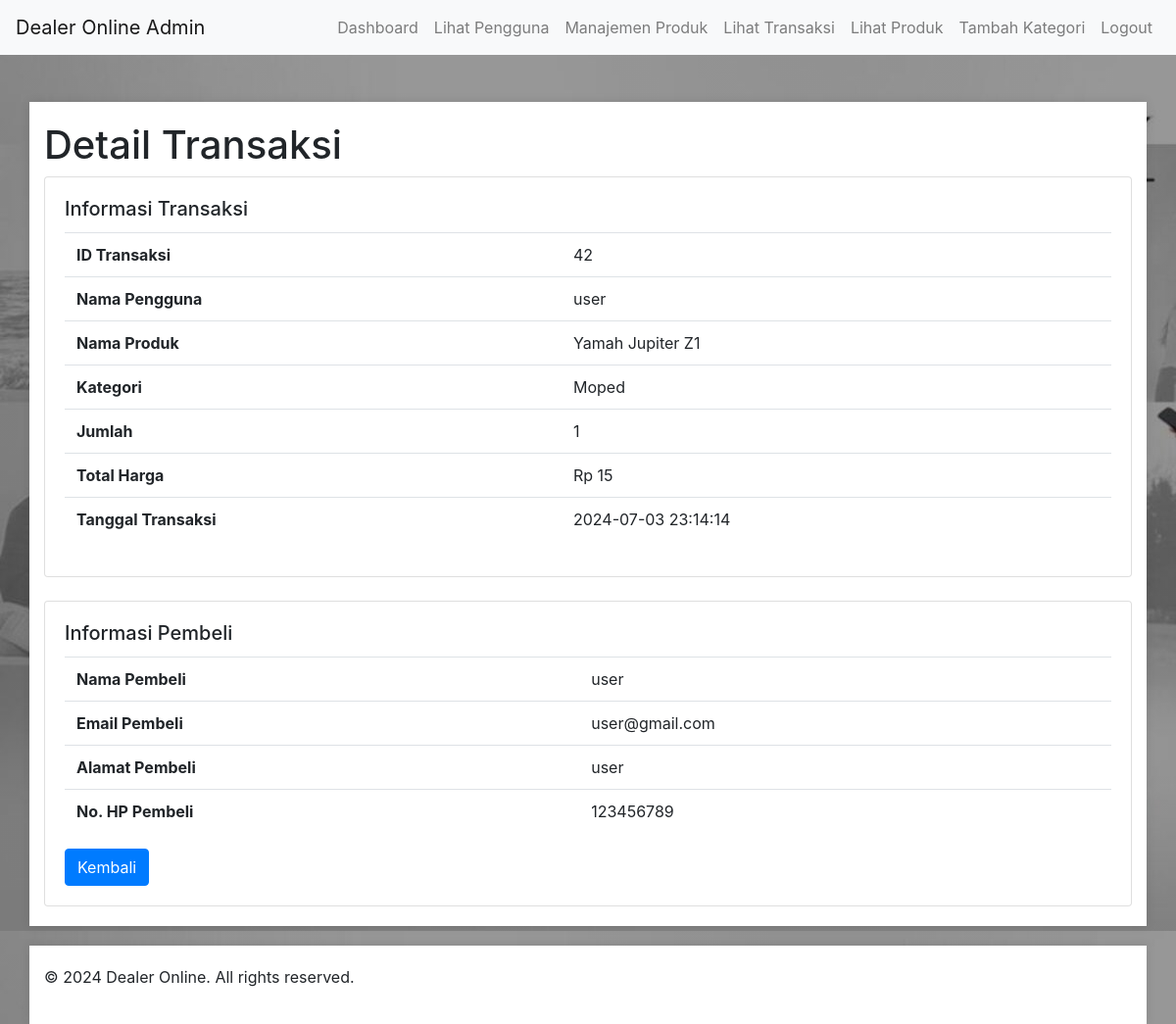
Screenshot of /admin/detail_transaksi.php?id=42 (signed in) with the database file from the repository.
### tables this page shows
CREATE TABLE `transaksi` (
  `id` int(11) NOT NULL,
  `id_pengguna` int(11) NOT NULL,
  `id_produk` int(11) NOT NULL,
  `jumlah` int(11) NOT NULL,
  `total_harga` decimal(10,2) NOT NULL,
  `tanggal_transaksi` timestamp NOT NULL DEFAULT current_timestamp()
);

CREATE TABLE `users` (
  `id` int(11) NOT NULL,
  `username` varchar(50) NOT NULL,
  `password` varchar(255) NOT NULL,
  `nama_lengkap` varchar(100) NOT NULL,
  `email` varchar(100) NOT NULL,
  `role` enum('admin','user') NOT NULL DEFAULT 'user'
);

CREATE TABLE `produk` (
  `id` int(11) NOT NULL,
  `nama_produk` varchar(100) NOT NULL,
  `kategori_id` int(11) NOT NULL,
  `harga` decimal(10,2) NOT NULL,
  `deskripsi` text DEFAULT NULL,
  `gambar` varchar(255) DEFAULT NULL
);

CREATE TABLE `kategori` (
  `id` int(11) NOT NULL,
  `nama_kategori` varchar(50) NOT NULL
);

CREATE TABLE `riwayat_transaksi` (
  `id` int(11) NOT NULL,
  `transaksi_id` int(11) NOT NULL,
  `nama_pembeli` varchar(100) NOT NULL,
  `email_pembeli` varchar(100) NOT NULL,
  `alamat_pembeli` text NOT NULL,
  `no_hp_pembeli` varchar(20) NOT NULL
);

### admin/detail_transaksi.php (the view, shortened to what this page needs)
<?php
include('../koneksi.php');
include('navbar_admin.php');
if (isset($_GET['id'])) {
    $id_transaksi = $_GET['id'];
    $sql = "SELECT t.id AS id_transaksi,
                   u.username AS username_pengguna,
                   p.nama_produk,
                   k.nama_kategori,
                   t.jumlah,
                   t.total_harga,
                   t.tanggal_transaksi,
                   rt.nama_pembeli,
                   rt.email_pembeli,
                   rt.alamat_pembeli,
                   rt.no_hp_pembeli
            FROM transaksi t
            JOIN users u ON t.id_pengguna = u.id
            JOIN produk p ON t.id_produk = p.id
            JOIN kategori k ON p.kategori_id = k.id
            JOIN riwayat_transaksi rt ON t.id = rt.transaksi_id
            WHERE t.id = ?";
    $stmt = $koneksi->prepare($sql);
    $stmt->bind_param("i", $id_transaksi);
    $stmt->execute();
    $result = $stmt->get_result();
    if ($result->num_rows > 0) {
        $row = $result->fetch_assoc();
?>
<!DOCTYPE html>
<html lang="en">
<head>
    <link rel="stylesheet" href="../css/style.css">
    <link rel="stylesheet" href="https://stackpath.bootstrapcdn.com/bootstrap/4.5.2/css/bootstrap.min.css">
</head>
<body class="banner">
    <div class="container mt-5">
        <h1>Detail Transaksi</h1>
        <div class="card">
            <div class="card-body">
                <h5 class="card-title">Informasi Transaksi</h5>
                <table class="table">
                    <tbody>
                        <tr>
                            <th>ID Transaksi</th>
                            <td><?php echo $row['id_transaksi']; ?></td>
                        </tr>
                        <tr>
                            <th>Nama Pengguna</th>
                            <td><?php echo $row['username_pengguna']; ?></td>
                        </tr>
                        <tr>
                            <th>Nama Produk</th>
                            <td><?php echo $row['nama_produk']; ?></td>
                        </tr>
                        <tr>
                            <th>Kategori</th>
                            <td><?php echo $row['nama_kategori']; ?></td>
                        </tr>
                        <tr>
                            <th>Jumlah</th>
                            <td><?php echo $row['jumlah']; ?></td>
                        </tr>
                        <tr>
                            <th>Total Harga</th>
                            <td>Rp <?php echo number_format($row['total_harga'], 0, ',', '.'); ?></td>
                        </tr>
                        <tr>
                            <th>Tanggal Transaksi</th>
                            <td><?php echo $row['tanggal_transaksi']; ?></td>
                        </tr>
                    </tbody>
                </table>
            </div>
        </div>
        <div class="card mt-4">
            <div class="card-body">
                <h5 class="card-title">Informasi Pembeli</h5>
                <table class="table">
                    <tbody>
                        <tr>
                            <th>Nama Pembeli</th>
                            <td><?php echo $row['nama_pembeli']; ?></td>
                        </tr>
                        <tr>
                            <th>Email Pembeli</th>
                            <td><?php echo $row['email_pembeli']; ?></td>
                        </tr>
                        <tr>
                            <th>Alamat Pembeli</th>
                            <td><?php echo $row['alamat_pembeli']; ?></td>
                        </tr>
                        <tr>
                            <th>No. HP Pembeli</th>
                            <td><?php echo $row['no_hp_pembeli']; ?></td>
                        </tr>
                    </tbody>
                </table>
                <a href="transaksi.php" class="btn btn-primary">Kembali</a>
            </div>
        </div>
    </div>
    <?php include('../footer.php'); ?>
</body>
</html>
<?php
    } else {
        echo "Transaksi tidak ditemukan.";
    }
} else {
    echo "ID transaksi tidak diberikan.";
}
?>

### admin/navbar_admin.php (shortened to what this page needs)
<nav class="navbar navbar-expand-lg navbar-light bg-light">
  <a class="navbar-brand" href="admin/index.php">Dealer Online Admin</a>
  <div class="collapse navbar-collapse" id="navbarNav">
    <ul class="navbar-nav ml-auto">
      <li class="nav-item">
        <a class="nav-link" href="index.php">Dashboard</a>
      </li>
      <li class="nav-item">
        <a class="nav-link" href="lihat_pengguna.php">Lihat Pengguna</a>
      </li>
      <li class="nav-item">
        <a class="nav-link" href="produk_manajemen.php">Manajemen Produk</a>
      </li>
      <li class="nav-item">
        <a class="nav-link" href="transaksi.php">Lihat Transaksi</a>
      </li>
      <li class="nav-item">
        <a class="nav-link" href="lihat_produk.php">Lihat Produk</a>
      </li>
      <li class="nav-item">
        <a class="nav-link" href="tambah_kategori.php">Tambah Kategori</a>
      </li>
      <li class="nav-item">
        <a class="nav-link" href="../login.php">Logout</a>
      </li>
    </ul>
  </div>
</nav>

### footer.php
<footer>
    <div class="container">
        <p>&copy; 2024 Dealer Online. All rights reserved.</p>
    </div>
</footer>

### css/style.css (style rules this page uses)
body { font-family: Arial, sans-serif; background-color: #f8f9fa; margin: 0; padding: 0; }
.container { max-width: 960px; margin: 20px auto; padding: 20px; background-color: #fff; box-shadow: 0 0 10px rgba(0, 0, 0, 0.1); }
.navbar { background-color: #343a40 !important; }
.btn-primary { background-color: #007bff; border-color: #007bff; }
.table { width: 100%; margin-bottom: 1rem; color: #212529; }
.table th, .table td { padding: 0.75rem; vertical-align: top; border-top: 1px solid #dee2e6; }
.banner { height: 80vh; background: linear-gradient(rgba(0,0,0,0.4), rgba(0,0,0,0.4)), url(../uploads/bg.jpg); }
.mt-5 { margin-top: 5rem; }

### rows the page displays
transaksi: id "42", id_pengguna.username "user", id_produk.nama_produk "Yamah Jupiter Z1", kategori.nama_kategori "Moped", jumlah "1", total_harga "15", tanggal_transaksi "2024-07-03 23:14:14", riwayat_transaksi.nama_pembeli "user", riwayat_transaksi.email_pembeli "user@gmail.com", riwayat_transaksi.alamat_pembeli "user", riwayat_transaksi.no_hp_pembeli "123456789"
